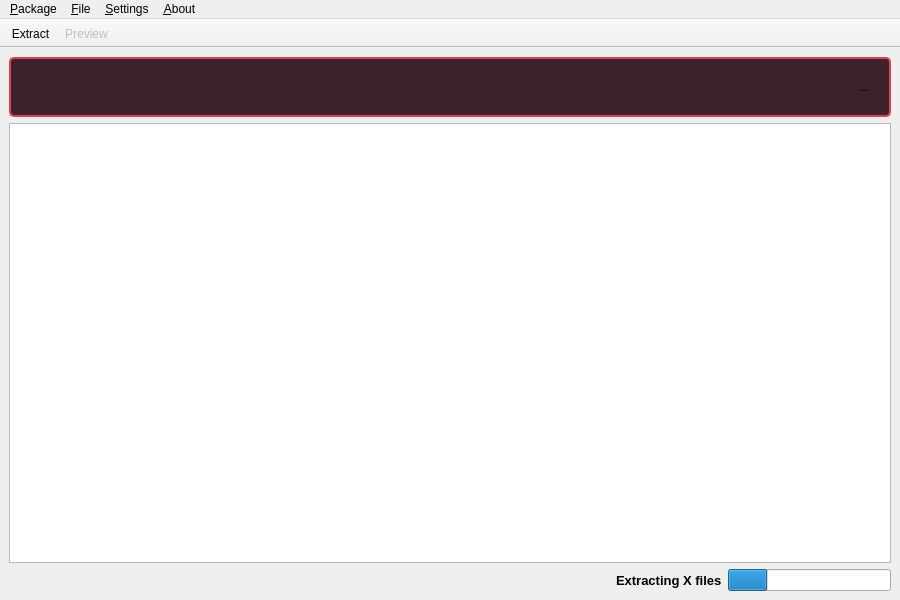
<?xml version="1.0" encoding="UTF-8"?>
<ui version="4.0">
 <class>MainWindow</class>
 <widget class="QMainWindow" name="MainWindow">
  <property name="geometry">
   <rect>
    <x>0</x>
    <y>0</y>
    <width>900</width>
    <height>600</height>
   </rect>
  </property>
  <property name="acceptDrops">
   <bool>true</bool>
  </property>
  <property name="windowTitle">
   <string>MainWindow</string>
  </property>
  <property name="windowIcon">
   <iconset resource="../icons-uncso2.qrc">
    <normaloff>:/icons/uncso2.svg</normaloff>:/icons/uncso2.svg</iconset>
  </property>
  <property name="locale">
   <locale language="English" country="UnitedStates"/>
  </property>
  <widget class="QWidget" name="centralwidget">
   <property name="enabled">
    <bool>true</bool>
   </property>
   <property name="acceptDrops">
    <bool>false</bool>
   </property>
   <property name="locale">
    <locale language="English" country="UnitedStates"/>
   </property>
   <layout class="QGridLayout" name="gridLayout">
    <item row="0" column="0" colspan="2">
     <widget class="QFrame" name="errorBox">
      <property name="enabled">
       <bool>true</bool>
      </property>
      <property name="sizePolicy">
       <sizepolicy hsizetype="Preferred" vsizetype="Preferred">
        <horstretch>0</horstretch>
        <verstretch>0</verstretch>
       </sizepolicy>
      </property>
      <property name="minimumSize">
       <size>
        <width>0</width>
        <height>0</height>
       </size>
      </property>
      <property name="maximumSize">
       <size>
        <width>16777215</width>
        <height>60</height>
       </size>
      </property>
      <property name="styleSheet">
       <string notr="true">background-color: #3b222b;
border: 2px solid #da4453; 
border-radius: 5px;</string>
      </property>
      <property name="frameShape">
       <enum>QFrame::NoFrame</enum>
      </property>
      <property name="frameShadow">
       <enum>QFrame::Plain</enum>
      </property>
      <layout class="QHBoxLayout" name="horizontalLayout_3">
       <property name="sizeConstraint">
        <enum>QLayout::SetDefaultConstraint</enum>
       </property>
       <item>
        <widget class="QTextEdit" name="errorBoxMsg">
         <property name="sizePolicy">
          <sizepolicy hsizetype="Preferred" vsizetype="Preferred">
           <horstretch>0</horstretch>
           <verstretch>0</verstretch>
          </sizepolicy>
         </property>
         <property name="maximumSize">
          <size>
           <width>16777215</width>
           <height>16777215</height>
          </size>
         </property>
         <property name="styleSheet">
          <string notr="true">background-color: #3b222b;
border:  0; </string>
         </property>
         <property name="verticalScrollBarPolicy">
          <enum>Qt::ScrollBarAlwaysOff</enum>
         </property>
         <property name="sizeAdjustPolicy">
          <enum>QAbstractScrollArea::AdjustToContents</enum>
         </property>
         <property name="undoRedoEnabled">
          <bool>false</bool>
         </property>
         <property name="lineWrapMode">
          <enum>QTextEdit::WidgetWidth</enum>
         </property>
         <property name="readOnly">
          <bool>true</bool>
         </property>
         <property name="html">
          <string>&lt;!DOCTYPE HTML PUBLIC &quot;-//W3C//DTD HTML 4.0//EN&quot; &quot;http://www.w3.org/TR/REC-html40/strict.dtd&quot;&gt;
&lt;html&gt;&lt;head&gt;&lt;meta name=&quot;qrichtext&quot; content=&quot;1&quot; /&gt;&lt;style type=&quot;text/css&quot;&gt;
p, li { white-space: pre-wrap; }
&lt;/style&gt;&lt;/head&gt;&lt;body style=&quot; font-family:'Noto Sans'; font-size:10pt; font-weight:400; font-style:normal;&quot;&gt;
&lt;p style=&quot;-qt-paragraph-type:empty; margin-top:0px; margin-bottom:0px; margin-left:0px; margin-right:0px; -qt-block-indent:0; text-indent:0px;&quot;&gt;&lt;br /&gt;&lt;/p&gt;&lt;/body&gt;&lt;/html&gt;</string>
         </property>
         <property name="placeholderText">
          <string/>
         </property>
        </widget>
       </item>
       <item>
        <widget class="QToolButton" name="errorBoxBtn">
         <property name="enabled">
          <bool>true</bool>
         </property>
         <property name="sizePolicy">
          <sizepolicy hsizetype="Fixed" vsizetype="Fixed">
           <horstretch>0</horstretch>
           <verstretch>0</verstretch>
          </sizepolicy>
         </property>
         <property name="minimumSize">
          <size>
           <width>32</width>
           <height>32</height>
          </size>
         </property>
         <property name="styleSheet">
          <string notr="true">background-color: #3b222b;
border:  0; </string>
         </property>
         <property name="text">
          <string>...</string>
         </property>
         <property name="icon">
          <iconset theme="window-close">
           <normaloff>.</normaloff>.</iconset>
         </property>
         <property name="checkable">
          <bool>false</bool>
         </property>
         <property name="checked">
          <bool>false</bool>
         </property>
         <property name="autoRaise">
          <bool>false</bool>
         </property>
        </widget>
       </item>
      </layout>
     </widget>
    </item>
    <item row="1" column="0" colspan="2">
     <widget class="PkgFileView" name="treeView">
      <property name="acceptDrops">
       <bool>true</bool>
      </property>
      <property name="showDropIndicator" stdset="0">
       <bool>true</bool>
      </property>
      <property name="dragEnabled">
       <bool>true</bool>
      </property>
      <property name="dragDropMode">
       <enum>QAbstractItemView::DragDrop</enum>
      </property>
      <property name="defaultDropAction">
       <enum>Qt::IgnoreAction</enum>
      </property>
      <property name="alternatingRowColors">
       <bool>true</bool>
      </property>
      <property name="selectionMode">
       <enum>QAbstractItemView::ExtendedSelection</enum>
      </property>
      <property name="uniformRowHeights">
       <bool>true</bool>
      </property>
      <property name="sortingEnabled">
       <bool>true</bool>
      </property>
      <property name="allColumnsShowFocus">
       <bool>true</bool>
      </property>
     </widget>
    </item>
    <item row="2" column="0">
     <spacer name="horizontalSpacer">
      <property name="orientation">
       <enum>Qt::Horizontal</enum>
      </property>
      <property name="sizeHint" stdset="0">
       <size>
        <width>308</width>
        <height>20</height>
       </size>
      </property>
     </spacer>
    </item>
    <item row="2" column="1">
     <layout class="QHBoxLayout" name="horizontalLayout">
      <item>
       <spacer name="horizontalSpacer_2">
        <property name="orientation">
         <enum>Qt::Horizontal</enum>
        </property>
        <property name="sizeHint" stdset="0">
         <size>
          <width>40</width>
          <height>20</height>
         </size>
        </property>
       </spacer>
      </item>
      <item>
       <widget class="QLabel" name="lblStatus">
        <property name="font">
         <font>
          <pointsize>10</pointsize>
          <weight>75</weight>
          <bold>true</bold>
         </font>
        </property>
        <property name="text">
         <string>Extracting X files</string>
        </property>
        <property name="scaledContents">
         <bool>false</bool>
        </property>
       </widget>
      </item>
      <item>
       <widget class="QProgressBar" name="pbStatus">
        <property name="value">
         <number>24</number>
        </property>
        <property name="textVisible">
         <bool>false</bool>
        </property>
        <property name="invertedAppearance">
         <bool>false</bool>
        </property>
       </widget>
      </item>
     </layout>
    </item>
   </layout>
  </widget>
  <widget class="QMenuBar" name="menubar">
   <property name="geometry">
    <rect>
     <x>0</x>
     <y>0</y>
     <width>900</width>
     <height>30</height>
    </rect>
   </property>
   <widget class="QMenu" name="menuPackage">
    <property name="title">
     <string>&amp;Package</string>
    </property>
    <widget class="QMenu" name="menu_Open_Recent">
     <property name="title">
      <string>Open Recent</string>
     </property>
     <property name="icon">
      <iconset theme="document-open-recent">
       <normaloff>.</normaloff>.</iconset>
     </property>
     <addaction name="actionClear_list"/>
    </widget>
    <addaction name="action_Open"/>
    <addaction name="action_Open_Index"/>
    <addaction name="menu_Open_Recent"/>
    <addaction name="separator"/>
    <addaction name="action_Extract_All"/>
    <addaction name="separator"/>
    <addaction name="action_Properties"/>
    <addaction name="separator"/>
    <addaction name="action_Quit"/>
   </widget>
   <widget class="QMenu" name="menuFile">
    <property name="title">
     <string>&amp;File</string>
    </property>
    <addaction name="action_FilePreview"/>
    <addaction name="separator"/>
    <addaction name="action_Extract"/>
   </widget>
   <widget class="QMenu" name="menuAbout">
    <property name="title">
     <string>&amp;About</string>
    </property>
    <addaction name="actionAbout_UnCSO2"/>
    <addaction name="actionAbout_Qt"/>
   </widget>
   <widget class="QMenu" name="menuSettings">
    <property name="title">
     <string>&amp;Settings</string>
    </property>
    <addaction name="actionDecrypt_e_files"/>
    <addaction name="actionDecompress_textures"/>
   </widget>
   <addaction name="menuPackage"/>
   <addaction name="menuFile"/>
   <addaction name="menuSettings"/>
   <addaction name="menuAbout"/>
  </widget>
  <widget class="QToolBar" name="toolBar">
   <property name="enabled">
    <bool>true</bool>
   </property>
   <property name="font">
    <font>
     <strikeout>false</strikeout>
    </font>
   </property>
   <property name="windowTitle">
    <string>toolBar</string>
   </property>
   <property name="movable">
    <bool>false</bool>
   </property>
   <property name="toolButtonStyle">
    <enum>Qt::ToolButtonTextBesideIcon</enum>
   </property>
   <property name="floatable">
    <bool>true</bool>
   </property>
   <attribute name="toolBarArea">
    <enum>TopToolBarArea</enum>
   </attribute>
   <attribute name="toolBarBreak">
    <bool>false</bool>
   </attribute>
   <addaction name="action_Extract"/>
   <addaction name="action_FilePreview"/>
  </widget>
  <action name="action_Open">
   <property name="icon">
    <iconset theme="document-open">
     <normaloff>.</normaloff>.</iconset>
   </property>
   <property name="text">
    <string>Open</string>
   </property>
   <property name="shortcut">
    <string>Ctrl+O</string>
   </property>
  </action>
  <action name="action_Quit">
   <property name="icon">
    <iconset theme="application-exit">
     <normaloff>.</normaloff>.</iconset>
   </property>
   <property name="text">
    <string>Quit</string>
   </property>
   <property name="toolTip">
    <string>Quit</string>
   </property>
   <property name="shortcut">
    <string>Ctrl+Q</string>
   </property>
  </action>
  <action name="action_Extract_All">
   <property name="enabled">
    <bool>false</bool>
   </property>
   <property name="icon">
    <iconset theme="archive-extract">
     <normaloff>.</normaloff>.</iconset>
   </property>
   <property name="text">
    <string>Extract All</string>
   </property>
   <property name="shortcut">
    <string>Ctrl+Shift+E</string>
   </property>
  </action>
  <action name="action_FilePreview">
   <property name="enabled">
    <bool>false</bool>
   </property>
   <property name="icon">
    <iconset theme="document-preview">
     <normaloff>.</normaloff>.</iconset>
   </property>
   <property name="text">
    <string>Preview</string>
   </property>
   <property name="toolTip">
    <string>Preview file</string>
   </property>
   <property name="shortcut">
    <string>Ctrl+P</string>
   </property>
  </action>
  <action name="actionAbout_UnCSO2">
   <property name="icon">
    <iconset theme="help-about">
     <normaloff>.</normaloff>.</iconset>
   </property>
   <property name="text">
    <string>About UnCSO2</string>
   </property>
  </action>
  <action name="actionAbout_Qt">
   <property name="icon">
    <iconset theme="help-about">
     <normaloff>.</normaloff>.</iconset>
   </property>
   <property name="text">
    <string>About Qt</string>
   </property>
  </action>
  <action name="action_Properties">
   <property name="enabled">
    <bool>false</bool>
   </property>
   <property name="icon">
    <iconset theme="document-properties">
     <normaloff>.</normaloff>.</iconset>
   </property>
   <property name="text">
    <string>Properties</string>
   </property>
   <property name="shortcut">
    <string>Alt+Return</string>
   </property>
  </action>
  <action name="action_Open_Index">
   <property name="icon">
    <iconset theme="document-open-folder">
     <normaloff>.</normaloff>.</iconset>
   </property>
   <property name="text">
    <string>Open Index</string>
   </property>
   <property name="shortcut">
    <string>Ctrl+Shift+O</string>
   </property>
  </action>
  <action name="actionDecrypt_e_files">
   <property name="checkable">
    <bool>true</bool>
   </property>
   <property name="checked">
    <bool>true</bool>
   </property>
   <property name="icon">
    <iconset theme="document-decrypt">
     <normaloff>.</normaloff>.</iconset>
   </property>
   <property name="text">
    <string>Decrypt '.e*' files</string>
   </property>
  </action>
  <action name="actionDecompress_textures">
   <property name="checkable">
    <bool>true</bool>
   </property>
   <property name="checked">
    <bool>true</bool>
   </property>
   <property name="icon">
    <iconset theme="archive-extract">
     <normaloff>.</normaloff>.</iconset>
   </property>
   <property name="text">
    <string>Decompress textures</string>
   </property>
  </action>
  <action name="action_Extract">
   <property name="icon">
    <iconset theme="archive-extract">
     <normaloff>.</normaloff>.</iconset>
   </property>
   <property name="text">
    <string>Extract</string>
   </property>
   <property name="shortcut">
    <string>Ctrl+E</string>
   </property>
  </action>
  <action name="actionClear_list">
   <property name="text">
    <string>Clear list</string>
   </property>
  </action>
 </widget>
 <customwidgets>
  <customwidget>
   <class>PkgFileView</class>
   <extends>QTreeView</extends>
   <header>pkgfileview.hpp</header>
  </customwidget>
 </customwidgets>
 <resources>
  <include location="../icons-breeze.qrc"/>
  <include location="../icons-uncso2.qrc"/>
 </resources>
 <connections/>
</ui>
